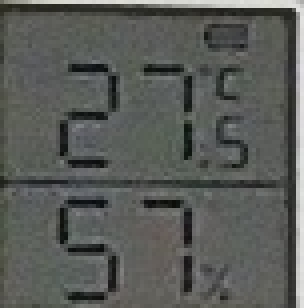
//> input picture meter_detect/2_meter_crop_0.jpg, 76 x 77 px (shown 4 times larger); its folder holds only this picture in this run
$ ./pipeline_runner meter_detect/2_meter_crop_0.jpg   (built with g++ and OpenCV 4)
//> lines starting //> are read from the running program, lines starting //| are printed output that depends on the picture
#include <algorithm>
#include <chrono>
#include <cmath>
#include <cstdio>
#include <cstdlib>
#include <cstring>
#include <fstream>
#include <glob.h>
#include <iostream>
#include <sstream>
#include <string>
#include <sys/stat.h>
#include <sys/types.h>
#include <sys/wait.h>
#include <unistd.h>
#include <vector>

#include <opencv2/opencv.hpp>

namespace {

const std::string kRootDir = "/data/summerint26/models/cpy";
const std::string kMeterDetectDir = kRootDir + "/meter_detect";
const std::string kMeterCropDir = kRootDir + "/meter_crop";
const std::string kOcrDir = kRootDir + "/onnx_output";
const std::string kMeterDetectBuildDir = kMeterDetectDir + "/build_fixed";
const std::string kMeterCropBuildDir = kMeterCropDir + "/build_fixed";

const std::string kPipelineDebugDir = kRootDir + "/pipeline_debug";
const std::string kPipelineResultsDir = kRootDir + "/pipeline_results";
const std::string kPipelineStageDebugDir = kPipelineDebugDir + "/stages";

std::string shell_quote(const std::string &value) {
    std::string quoted;
    quoted.reserve(value.size() + 10);
    quoted += '\'';
    for (char ch : value) {
        if (ch == '\'') {
            quoted += "'\\''";
        } else {
            quoted += ch;
        }
    }
    quoted += '\'';
    return quoted;
}

void ensure_dir(const std::string &path) {
    struct stat st;
    if (stat(path.c_str(), &st) != 0) {
        mkdir(path.c_str(), 0755);
    }
}

void ensure_output_dirs() {
    ensure_dir(kPipelineDebugDir);
    ensure_dir(kPipelineResultsDir);
    ensure_dir(kPipelineStageDebugDir);
}

struct StageTiming {
    double preprocess_ms = 0.0;
    double inference_ms = 0.0;
    double postprocess_ms = 0.0;
};

struct CommandResult {
    double wall_ms;
    int exit_code;
    std::string output;
    CommandResult() : wall_ms(0.0), exit_code(0) {}
    CommandResult(double w, int e, const std::string &o) : wall_ms(w), exit_code(e), output(o) {}
};

bool file_exists(const std::string &path) {
    return access(path.c_str(), F_OK) == 0;
}

std::string resolve_absolute_path(const std::string &path) {
    char resolved[PATH_MAX];
    if (realpath(path.c_str(), resolved) != nullptr) {
        return std::string(resolved);
    }
    return path;
}

std::vector<std::string> glob_files(const std::string &pattern) {
    glob_t results;
    std::vector<std::string> files;
    if (glob(pattern.c_str(), 0, nullptr, &results) == 0) {
        for (size_t i = 0; i < results.gl_pathc; ++i) {
            files.emplace_back(results.gl_pathv[i]);
        }
        std::sort(files.begin(), files.end());
    }
    globfree(&results);
    return files;
}

// Copy a file byte-for-byte from src to dst. Avoids a full JPEG decode+encode
// round-trip when we just need to archive an already-written debug image.
// [12 lines left out: function copy_file, not called in this run]

cv::Mat letterbox(const cv::Mat &image, int target_width, int target_height, cv::Scalar pad_color) {
    if (image.empty()) {
        return cv::Mat();
    }

    double scale = std::min(
        static_cast<double>(target_width) / static_cast<double>(image.cols),
        static_cast<double>(target_height) / static_cast<double>(image.rows));

    int resized_width = std::max(1, static_cast<int>(std::round(image.cols * scale)));
    int resized_height = std::max(1, static_cast<int>(std::round(image.rows * scale)));

    cv::Mat resized;
    int interpolation = scale < 1.0 ? cv::INTER_AREA : cv::INTER_CUBIC;
    cv::resize(image, resized, cv::Size(resized_width, resized_height), 0, 0, interpolation);

    cv::Mat boxed(target_height, target_width, image.type(), pad_color);
    int pad_x = (target_width - resized_width) / 2;
    int pad_y = (target_height - resized_height) / 2;
    resized.copyTo(boxed(cv::Rect(pad_x, pad_y, resized_width, resized_height)));
    return boxed;
}

bool save_letterboxed_image(const std::string &input_path,
                            const std::string &output_path,
                            int width,
                            int height) {
    cv::Mat image = cv::imread(input_path);
    if (image.empty()) {
        return false;
    }

    cv::Mat boxed = letterbox(image, width, height, cv::Scalar(114, 114, 114));
    if (boxed.empty()) {
        return false;
    }

    return cv::imwrite(output_path, boxed);
}

CommandResult run_command_capture(const std::string &command) {
    auto start = std::chrono::high_resolution_clock::now();
    std::string shell_command = command + " 2>&1";
    FILE *pipe = popen(shell_command.c_str(), "r");
    if (pipe == nullptr) {
        return {0.0, -1, ""};
    }

    std::string output;
    char buffer[4096];
    while (fgets(buffer, sizeof(buffer), pipe) != nullptr) {
        output += buffer;
        std::cout << buffer;
    }

    int status = pclose(pipe);
    auto end = std::chrono::high_resolution_clock::now();
    std::chrono::duration<double, std::milli> elapsed = end - start;

    int exit_code = status;
    if (status != -1 && WIFEXITED(status)) {
        exit_code = WEXITSTATUS(status);
    }

    if (exit_code != 0) {
        std::cout << "Command failed (exit " << exit_code << "): " << command << std::endl;
    }

    return {elapsed.count(), exit_code, output};
}

// Extract a numeric value after the colon on a line containing `label`.
// [22 lines left out: function parse_stage_value, not called in this run]

// Single-pass parser: scan the output once and extract all three timing values.
StageTiming parse_stage_timings(const std::string &text) {
    StageTiming timing;
    std::istringstream stream(text);
    std::string line;
    while (std::getline(stream, line)) {
        double val;
        val = parse_stage_value(line, "Pre-process Time");
        if (val >= 0.0) { timing.preprocess_ms = val; continue; }
        val = parse_stage_value(line, "NPU Inference Time");
        if (val >= 0.0) { timing.inference_ms = val; continue; }
        val = parse_stage_value(line, "CPU Post-Process Time");
        if (val >= 0.0) { timing.postprocess_ms = val; continue; }
    }
    return timing;
}

// [20 lines left out: function parse_ocr_timing_file, not called in this run]

} // namespace

int main(int argc, char **argv) {
    if (argc < 2) {
        std::cerr << "Usage: " << argv[0] << " <input_image>" << std::endl;
        return 1;
    }

    const auto pipeline_start = std::chrono::high_resolution_clock::now();

    const std::string input_image = resolve_absolute_path(argv[1]);
    if (!file_exists(input_image)) {
        std::cerr << "Input image not found: " << argv[1] << std::endl;
        return 1;
    }

    ensure_output_dirs();

    // Clean up stale crops from previous runs so we don't accidentally read them
    for (const auto &f : glob_files(kMeterDetectDir + "/debug/meter_crop_*.jpg")) {
        unlink(f.c_str());
    }
    for (const auto &f : glob_files(kMeterCropDir + "/debug/text_crop_*.jpg")) {
        unlink(f.c_str());
    }

    const std::string pipeline_input_640 = kPipelineDebugDir + "/meter_detect_input_640x640.jpg";
    const std::string pipeline_meter_crop_640 = kPipelineDebugDir + "/meter_crop_input_640x640.jpg";

    auto stage_start = std::chrono::high_resolution_clock::now();
    if (!save_letterboxed_image(input_image, pipeline_input_640, 640, 640)) {
//> in save_letterboxed_image, image is the input picture: 77 rows x 76 cols, CV_8UC3; mean B, G, R 88.4, 91.9, 89.5
//> in letterbox, `cv::resize(image, resized, cv::Size(resized_width, resized_height), 0,..`:
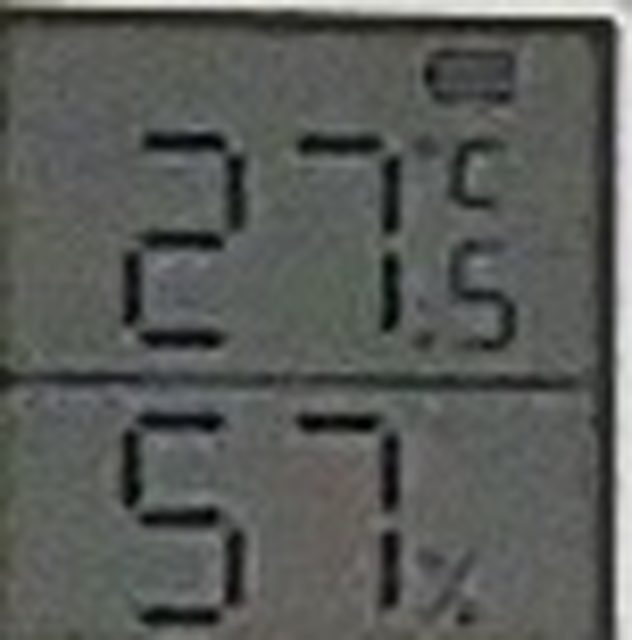
//> resized: 640 rows x 632 cols, CV_8UC3; mean B, G, R 88.4, 91.9, 89.5
//> in letterbox, `cv::Mat boxed(target_height, target_width, image.type(), pad_color);`: boxed: 640 rows x 640 cols, CV_8UC3; every value is 114
//> in letterbox, `resized.copyTo(boxed(cv::Rect(pad_x, pad_y, resized_width, resized_hei..`:
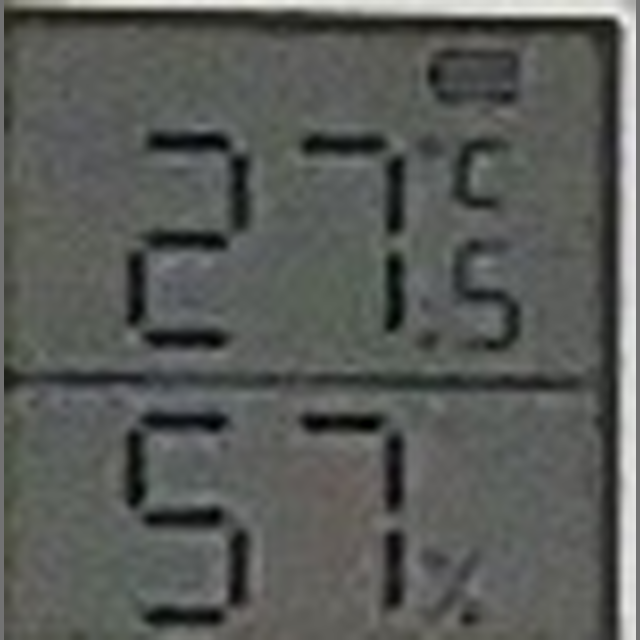
//> boxed: 640 rows x 640 cols, CV_8UC3; mean B, G, R 88.7, 92.1, 89.8
        std::cerr << "Failed to create 640x640 detector preview" << std::endl;
        return 1;
    }
    auto stage_end = std::chrono::high_resolution_clock::now();
    std::chrono::duration<double, std::milli> detector_pre_ms = stage_end - stage_start;

    std::string detector_cmd = "cd " + shell_quote(kMeterDetectBuildDir) +
                               " && ./yolov8n -m ../data/best_int8.adla -p " + shell_quote(input_image);
    CommandResult detector_result = run_command_capture(detector_cmd);
    StageTiming detector_timing = parse_stage_timings(detector_result.output);

    std::vector<std::string> meter_crops = glob_files(kMeterDetectDir + "/debug/meter_crop_*.jpg");
    if (meter_crops.empty()) {
        std::cerr << "No meter crop was produced by meter_detect" << std::endl;
//> (the run ends here: the program exits with an error code, at `return 1;`)
